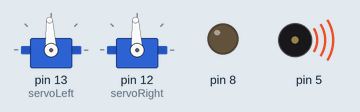
Bench run of a sketch on a simulated Arduino Uno, built with avr-gcc and run on an emulated ATmega328P. Shown: 2 × servo, output pins drawn as LEDs (lit = HIGH), buzzer (waves = sounding).

Above: at 0.05 s.
At 9.35 s:
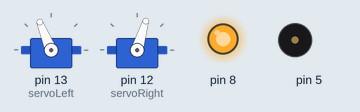
At 18.85 s:
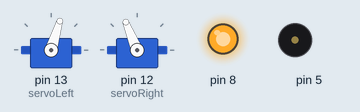
At 20.15 s:
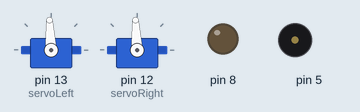
Timing chart, 0 to 26.3 s (numbered marks = the images above):
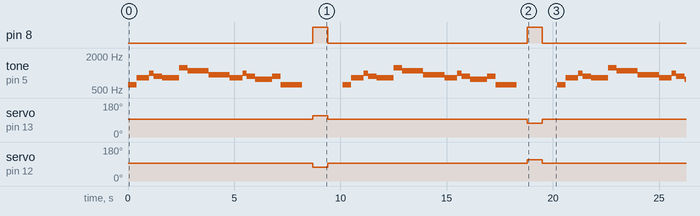

The sketch:

hp.ino
```cpp
#include <Servo.h>
Servo servoLeft;
Servo servoRight;

struct MusicStruct {
  int A = 550;
  int As = 582;
  int B = 617;
  int C = 654;
  int Cs = 693;
  int D = 734;
  int Ds = 777;
  int E = 824;
  int F = 873;
  int Fs = 925;
  int G = 980;
  int Gs = 1003;
  int A2 = 1100;
  int A2s = 1165;
  int B2 = 1234;
  int C3 = 1308;
  int C3s = 1385;
  int D3 = 1555;
}Music;

struct LengthStruct {
  float half = 0.5;
  float one = 1.0;
  float one_half = 1.5;
  float two = 2.0;
  float two_half = 2.5;
}Length;

int tempo = 400;

void setup() {
  // put your setup code here, to run once:
  pinMode(8, OUTPUT);
  pinMode(5, OUTPUT);
  servoLeft.attach(13);
  servoRight.attach(12);
  servoLeft.writeMicroseconds(1500);
  servoRight.writeMicroseconds(1500);
}

void setTone(int pin, int note, int duration) {
  tone(pin, note, duration);
  delay(duration);
  noTone(pin);
}

void song(){
  setTone(5, Music.B, tempo * Length.one);
  setTone(5, Music.E, tempo * Length.one_half);
  setTone(5, Music.G, tempo * Length.half);
  setTone(5, Music.F, tempo * Length.one);
  setTone(5, Music.E, tempo * Length.two);
  setTone(5, Music.B2, tempo * Length.one);
  setTone(5, Music.A2, tempo * Length.two_half);
  setTone(5, Music.Fs, tempo * Length.two_half);

  setTone(5, Music.E, tempo * Length.one_half);
  setTone(5, Music.G, tempo * Length.half);
  setTone(5, Music.F, tempo * Length.one);
  setTone(5, Music.Ds, tempo * Length.two);
  setTone(5, Music.F, tempo * Length.one);
  setTone(5, Music.B, tempo * Length.two_half);
  delay(500);
}

void loop() {
  // put your main code here, to run repeatedly:
// Move wheels forward, then stop

  song();
  digitalWrite(8, HIGH);
  servoLeft.writeMicroseconds(1700);
  servoRight.writeMicroseconds(1300);
  delay(700);

  digitalWrite(8, LOW);
  servoLeft.writeMicroseconds(1500);
  servoRight.writeMicroseconds(1500);
  delay(700);

  song();
  digitalWrite(8, HIGH);
  // Move wheels backward, then stop
  servoLeft.writeMicroseconds(1300);
  servoRight.writeMicroseconds(1700);
  delay(700);

  digitalWrite(8, LOW);
  servoLeft.writeMicroseconds(1500);
  servoRight.writeMicroseconds(1500);
  delay(700);
}
```

Measured:
- by itself, pin 8: alternates HIGH for 0.70 s and LOW for 9.4 s
- by itself, servo on pin 13 (servoLeft): repeats every 20.2 s: 93° 9.4 s, 73° 0.70 s, 93° 9.4 s, 112° 0.70 s
- by itself, servo on pin 12 (servoRight): repeats every 20.2 s: 93° 9.4 s, 112° 0.70 s, 93° 9.4 s, 73° 0.70 s
- by itself, tone on pin 5: repeats every 10.1 s: 824 Hz 0.60 s, 980 Hz 0.20 s, 873 Hz 0.40 s, 824 Hz 0.80 s, 1234 Hz 0.40 s, 1100 Hz 1.0 s, 925 Hz 1.0 s, 824 Hz 0.60 s, 980 Hz 0.20 s, 873 Hz 0.40 s, 777 Hz 0.80 s, 873 Hz 0.40 s, 617 Hz 1.0 s, silent 1.9 s, 617 Hz 0.40 s
